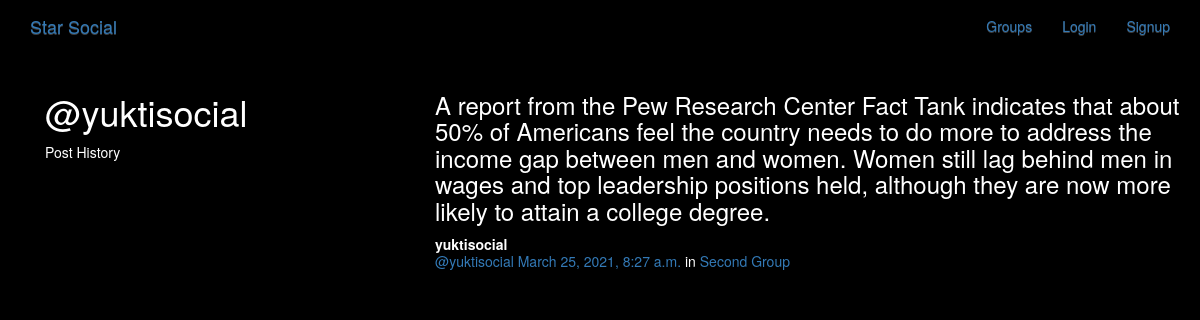
Page /posts/by/yuktisocial/ on the committed database.
### posts/models.py (models this page shows, shortened)
class Post(models.Model):
    user = models.ForeignKey(User, related_name="posts", on_delete=models.CASCADE)
    created_at = models.DateTimeField(auto_now=True)
    message = models.TextField()
    message_html = models.TextField(editable=False)
    group = models.ForeignKey(Group, related_name="posts",null=True, blank=True, on_delete=models.CASCADE)
    class Meta:
        ordering = ["-created_at"]
        unique_together = ["user", "message"]

### groups/models.py (models this page shows, shortened)
class Group(models.Model):
    name = models.CharField(max_length=255, unique=True)
    slug = models.SlugField(allow_unicode=True, unique=True)
    description = models.TextField(blank=True, default='')
    description_html = models.TextField(editable=False, default='', blank=True)
    members = models.ManyToManyField(User, through="GroupMember")
    class Meta:
        ordering = ["name"]
        unique_together = ('name', 'slug')

### posts/views.py (the view)
# urls.py: url(r"by/(?P<username>[-\w]+)/$",views.UserPosts.as_view(),name="for_user"),
class UserPosts(generic.ListView):
    model = models.Post
    template_name = "posts/user_post_list.html"
    def get_queryset(self):
        try:
            self.post_user = User.objects.prefetch_related("posts").get(
                username__iexact=self.kwargs.get("username")
            )
        except User.DoesNotExist:
            raise Http404
        else:
            return self.post_user.posts.all()
    def get_context_data(self, **kwargs):
        context = super().get_context_data(**kwargs)
        context["post_user"] = self.post_user
        return context

### posts/templates/posts/user_post_list.html
{% extends "posts/post_base.html" %}
{% block prepost %}
<div class="col-md-4">
	<h1>@{{ post_user.username }}</h1>
	<p>Post History</p>
</div>
{% endblock %}
{% block post_content %}
<div class="col-md-8">
	{% for post in post_list %}
		{% include "posts/_post.html" %}
	{% endfor %}
</div>
{% endblock %}

### posts/templates/posts/_post.html (shortened to what this page needs)
<div class="post media">
	<h3>{{ post.message_html|safe }}</h3>
	<div class="media-body">
		<strong>{{ post.user.username }}</strong>
		<h5 class="media-heading">
			<span class="username"><a href="{% url 'posts:for_user' username=post.user.username %}">@{{ post.user.username }}</a></span>
			<time class="time"><a href="{% url 'posts:single' username=post.user.username pk=post.pk %}">{{ post.created_at }}</a></time>
			{% if post.group %}
			<span class="group-name">in <a href="#">{{ post.group.name }}</a></span>
			{% endif %}
		</h5>
	</div>
</div>

### static/simplesocial/css/master.css (style rules this page uses)
body { margin: 0; overflow: hidden; background-color: black; color:white; }

### rows in the picture
Post: message_html "A report from the Pew Research Center Fact Tank indicates that about 50% of Americans feel the country needs to do more to address the income gap between men and women. Women still lag behind men in wages and top leadership positions held, although they are now more likely to attain a college degree.", user.username "yuktisocial", created_at "March 25, 2021, 8:27 a.m.", group.name "Second Group"

### other values in the picture
{{ post_user.username }} "yuktisocial"
